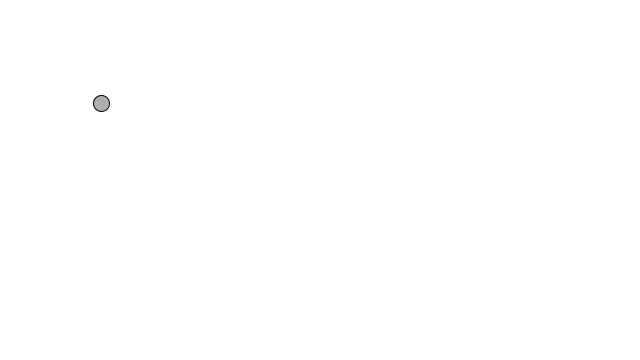
Frame 1 (no input)
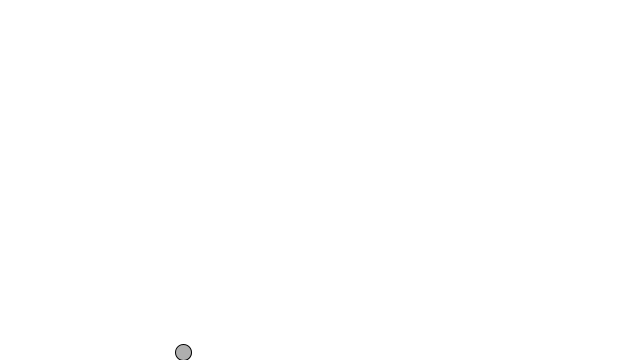
Frame 60 (the mouse pressed at the canvas centre just before this capture)
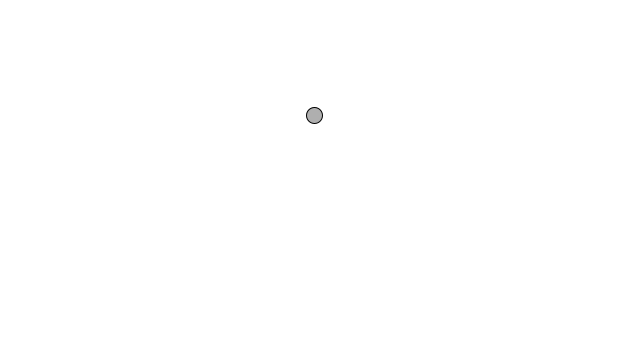
Frame 120 (the mouse held since frame 60 and released just before this capture)

The Processing sketch that drew these frames (run headless with seeded random() and noise(); from frame 60 on, the mouse is pressed at the canvas centre):

// Processing sketch: Day_10_Vectors_addition
// ── Day_10_Vectors_addition.pde

PVector location = new PVector(100,100);
PVector velocity = new PVector(1,3.3);
PVector acceleration =new PVector(0.013,0.03);
 
//Remember how Processing works? setup() is executed once when the sketch starts and draw() loops forever and ever (until you quit).
void setup() {
  size(640,360);
  background(255);
}
 
void draw() {
  background(255);
 
//Move the ball according to its speed.
 velocity.add(acceleration);
 location.add(velocity);
 
//Check for bouncing.
  if ((location.x > width) || (location.x < 0)) {
    velocity.x = velocity.x* -1;
  }
  if ((location.y > height) || (location.y < 0)) {
    velocity.y = velocity.y * -1;
  }
 
  stroke(0);
  fill(175);
//Display the ball at the location (x,y).
  ellipse(location.x,location.y,16,16);
}

// ── PVecotr.pde
class PVector{
  float x = 0.0;
  float y = 0.0;
  
  PVector(float _x, float _y)
  {
    this.x = _x;
    this.y = _y;
  }
  
  void add(PVector v)
  {
    this.x = this.x + v.x;
     this.y = this.y + v.y;
  }
  
}
